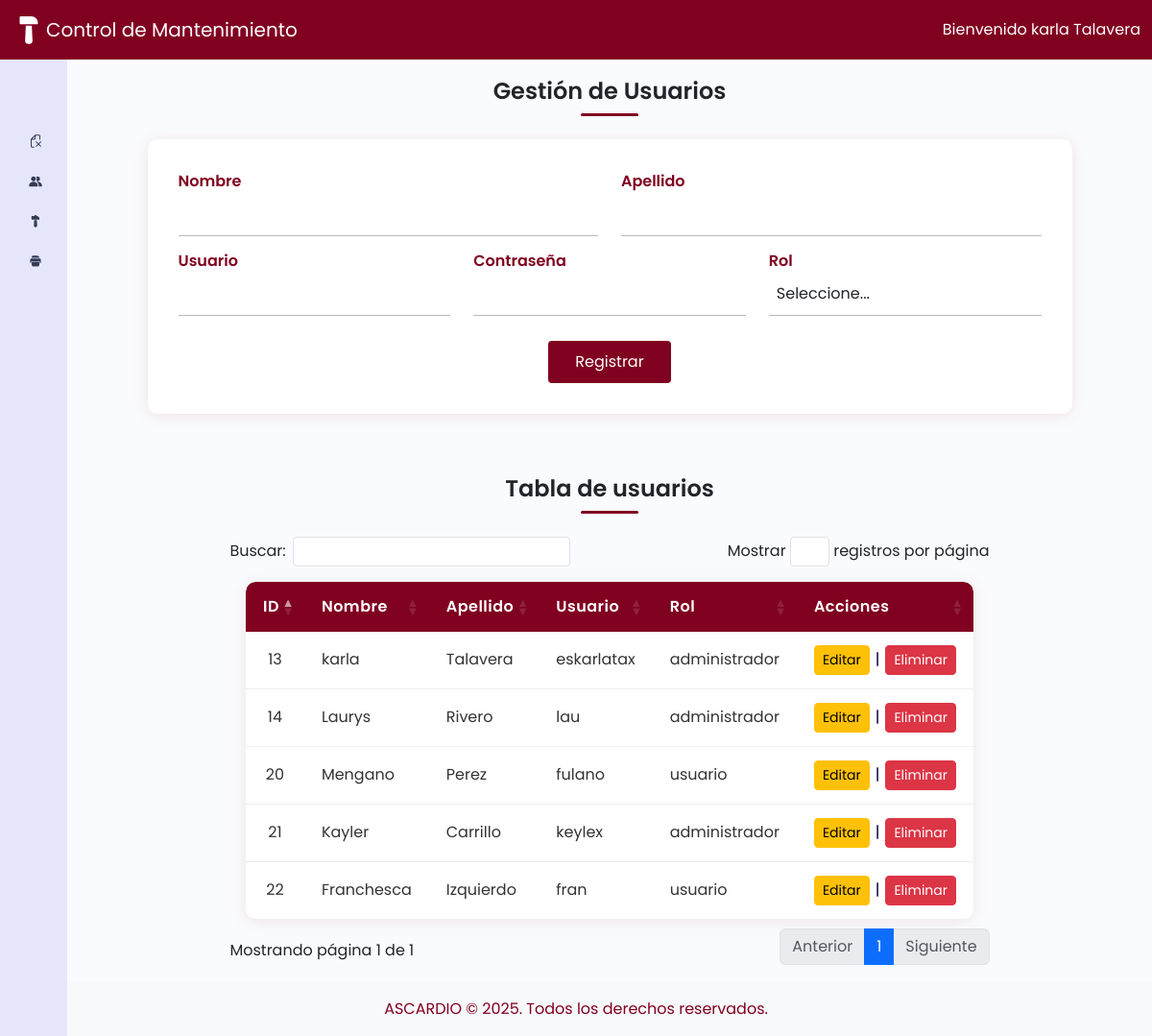
Page /index.php?vista=usuarios (signed in) on the earlier database version.
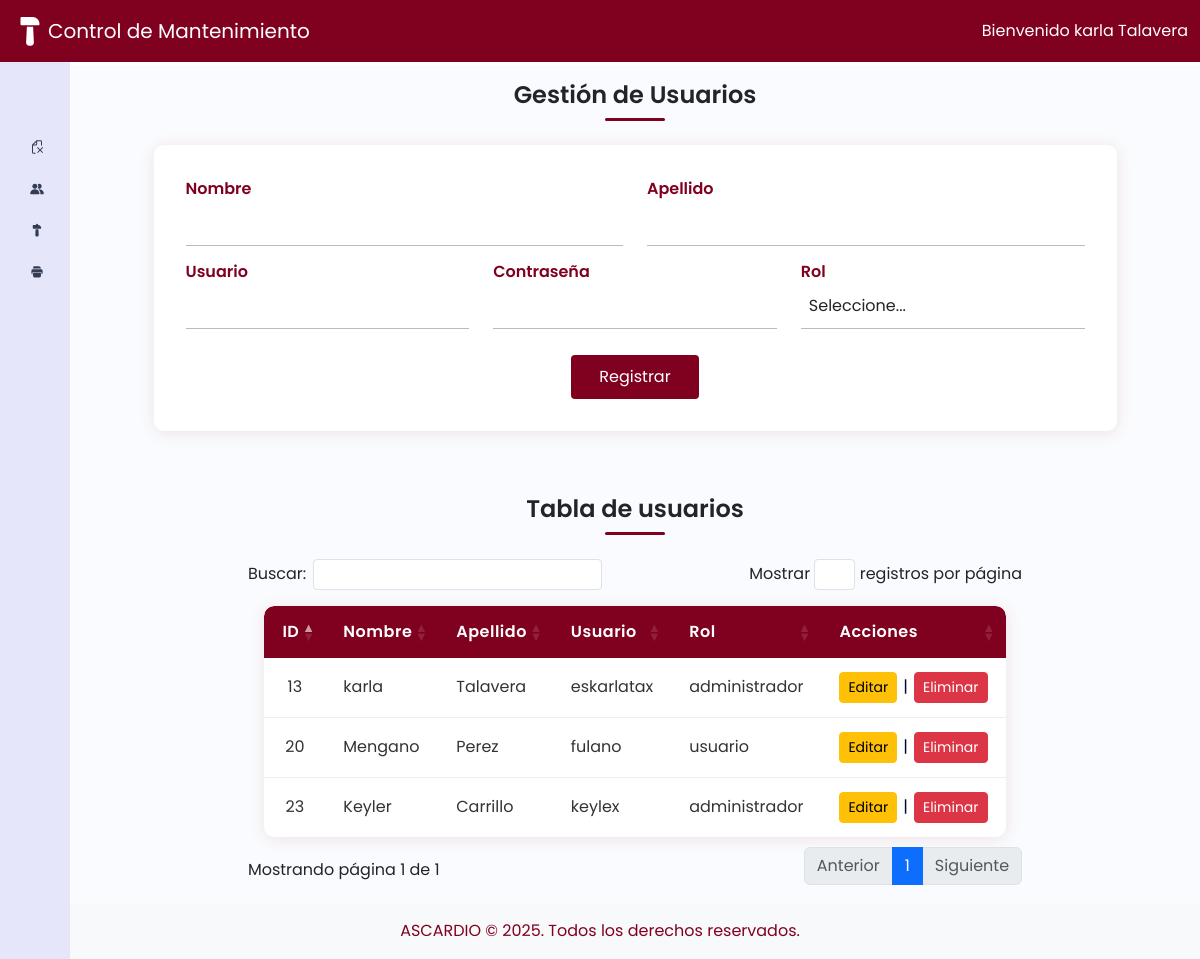
Same page on the later database version.
### tables this page shows
CREATE TABLE `usuarios` (
  `id` int(11) NOT NULL,
  `nombre` varchar(50) NOT NULL,
  `apellido` varchar(50) NOT NULL,
  `usuario` varchar(50) NOT NULL,
  `contrasena` varchar(255) NOT NULL,
  `rol` enum('administrador','usuario') NOT NULL DEFAULT 'usuario'
);

### controladores/controladorUsuario.php (called while the page is built, shortened)
<?php
require_once dirname(__DIR__) . '/modelos/modeloUsuario.php';
class controladorUsuario {
    private $modelo;
    public function __construct() {
        $this->modelo = new modeloUsuario();
    }
    public function mostrarUsuarios() {
        $usuarioEditar = null;
        $usuarios = $this->modelo->obtenerUsuarios();
        require dirname(__DIR__) . '/vistas/vistaUsuario.php';
    }
}

### modelos/modeloUsuario.php (called while the page is built, shortened)
<?php
require_once dirname(__DIR__) . '/config/conexion.php';
class modeloUsuario {
    private $conexion;
    public function __construct() {
        $bd = new Base_Datos();
        $this->conexion = $bd->Conexion_Base_Datos();
    }
    public function obtenerUsuarios() {
        $sql = "SELECT * FROM usuarios";
        $stmt = $this->conexion->prepare($sql);
        $stmt->execute();
        return $stmt->fetchAll(PDO::FETCH_ASSOC);
    }
}

### config/conexion.php (called while the page is built, shortened)
<?php
  class Base_Datos{
    private $Nombre_Servidor = "localhost";
    private $Nombre_Base_Datos = "Mantenimiento_AscardioDB;";
    private $Nombre_Usuario = "root";
    private $Pass = "";
    public function Conexion_Base_Datos(){
       $this->Conexion = null;
       try{
             $this-> Conexion = new PDO("mysql:host={$this->Nombre_Servidor};dbname={$this->Nombre_Base_Datos}",
             $this->Nombre_Usuario,
             $this->Pass
        );
        $this->Conexion->setAttribute(PDO::ATTR_ERRMODE, PDO::ERRMODE_EXCEPTION);
       }catch(PDOException $e){
         die ("Error de Conexion:" . $e->getMessage());
       }
       return $this->Conexion;
    }
    }
?>

### vistas/vistaUsuario.php (the view, shortened to what this page needs)
<?php include 'header.php'; ?>
<div class="main p-3">
    <h1>Gestión de Usuarios</h1>
    <div class="titulo-linea"></div>
    <form method="POST" class="device-form mb-4">
        <section class="form-row">
            <label class="form-label flex-grow">
                Nombre
                <input type="text" class="form-control" name="nombre" required value="<?= isset($usuarioEditar) && $usuarioEditar ? htmlspecialchars($usuarioEditar['nombre']) : '' ?>">
            </label>
            <label class="form-label flex-grow">
                Apellido
                <input type="text" class="form-control" name="apellido" required value="<?= isset($usuarioEditar) && $usuarioEditar ? htmlspecialchars($usuarioEditar['apellido']) : '' ?>">
            </label>
        </section>
        <section class="form-row">
            <label class="form-label flex-grow">
                Usuario
                <input type="text" class="form-control" name="usuario" required value="<?= isset($usuarioEditar) && $usuarioEditar ? htmlspecialchars($usuarioEditar['usuario']) : '' ?>">
            </label>
            <label class="form-label flex-grow">
                Contraseña
                <input type="password" class="form-control" name="contrasena" <?= isset($usuarioEditar) && $usuarioEditar ? '' : 'required' ?>>
            </label>
            <label class="form-label flex-grow">
                Rol
                <select class="form-control" name="rol" required>
                    <option value="">Seleccione...</option>
                </select>
            </label>
        </section>
        <div class="form-buttons">
            <?php if (isset($usuarioEditar) && $usuarioEditar): ?>
                <button type="submit" name="actualizar" class="btn btn-primary">Actualizar</button>
                <a href="index.php?vista=usuarios" class="btn btn-secondary">Cancelar</a>
            <?php else: ?>
                <button type="submit" name="registrar" class="btn btn-primary">Registrar</button>
            <?php endif; ?>
        </div>
    </form>
    <h1>Tabla de usuarios</h1>
    <div class="titulo-linea"></div>
    <table class="device-table" id="usuariosTable">
        <thead>
            <tr>
                <th>ID</th>
                <th>Nombre</th>
                <th>Apellido</th>
                <th>Usuario</th>
                <th>Rol</th>
                <th>Acciones</th>
            </tr>
        </thead>
        <tbody>
            <?php foreach ($usuarios as $u): ?>
                <tr>
                    <td><?= htmlspecialchars($u['id']) ?></td>
                    <td><?= htmlspecialchars($u['nombre']) ?></td>
                    <td><?= htmlspecialchars($u['apellido']) ?></td>
                    <td><?= htmlspecialchars($u['usuario']) ?></td>
                    <td><?= htmlspecialchars($u['rol']) ?></td>
                    <td>
                        <div style="display:flex;align-items:center;gap:6px;">
                            <a href="index.php?vista=usuarios&editar=<?= urlencode($u['id']) ?>" class="btn btn-sm btn-warning">Editar</a>
                            <span>|</span>
                            <a href="index.php?vista=usuarios&eliminar=<?= urlencode($u['id']) ?>" class="btn btn-sm btn-danger" onclick="return confirm('¿Seguro que deseas eliminar este usuario?')">Eliminar</a>
                        </div>
                    </td>
                </tr>
            <?php endforeach; ?>
        </tbody>
    </table>
</div>
<?php include 'footer.php'; ?>

Differences in the rows shown:
removed usuarios: id "14", nombre "Laurys", apellido "Rivero", usuario "lau", rol "administrador"
removed usuarios: id "21", nombre "Kayler", apellido "Carrillo", usuario "keylex", rol "administrador"
removed usuarios: id "22", nombre "Franchesca", apellido "Izquierdo", usuario "fran", rol "usuario"
added usuarios: id "23", nombre "Keyler", apellido "Carrillo", usuario "keylex", rol "administrador"
